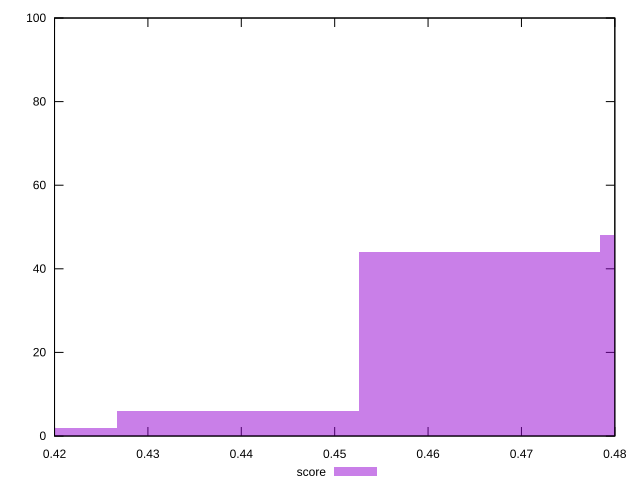

gnuplot code for this plot:
reset

$score <<EOF
0.43963507890695513 6
0.41377419191242837 2
0.4654959659014819 44
0.49135685289600867 48
EOF

set key outside below
set boxwidth 0.025860886994526773
set xrange [0.42:0.48]
set yrange [0:100]
set trange [0:100]
set style fill transparent solid 0.5 noborder
set terminal svg size 640, 490 enhanced background rgb 'white'
set output "report/report_00029_2021-02-24T13-36-40.390Z/uses-rel-preload/samples/agenda/score/histogram.svg"

plot $score title "score" with boxes

reset
